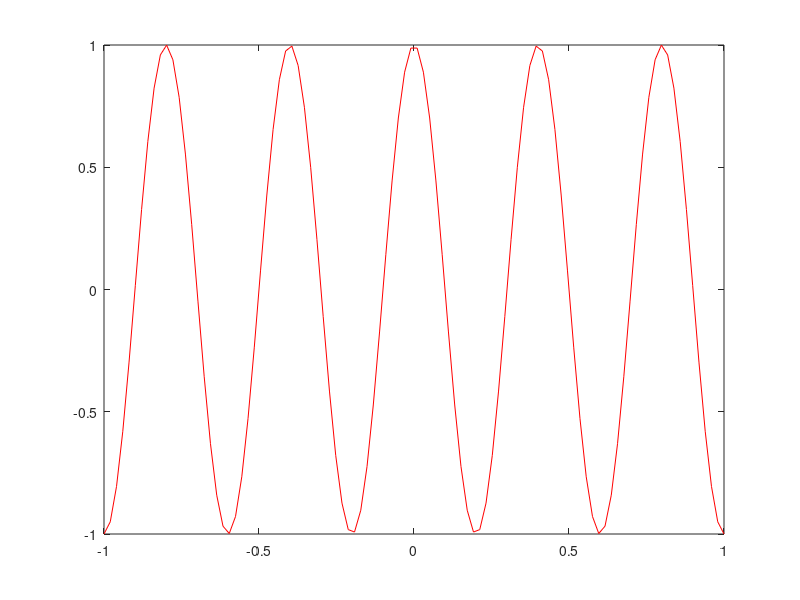
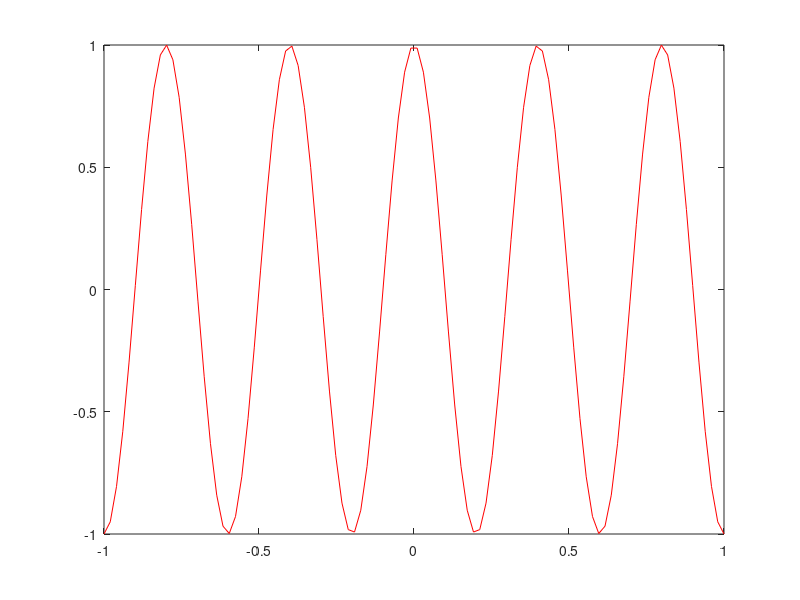

Write MATLAB code to recreate these figures, in order.
% Regression test function (black blox) for FreeMat v svn
% This function is autogenerated by helpgen.
function bbtest_success = bbtest_print
  bbtest_success = 1;
NumErrors = 0;
try
  x = linspace(-1,1);

catch
  NumErrors = NumErrors + 1;
end
try
  y = cos(5*pi*x);

catch
  NumErrors = NumErrors + 1;
end
try
  plot(x,y,'r-');

catch
  NumErrors = NumErrors + 1;
end
try
  print('printfig1.jpg')

catch
  NumErrors = NumErrors + 1;
end
try
  print('printfig1.png')

catch
  NumErrors = NumErrors + 1;
end
if (NumErrors ~= 0) bbtest_success = 0; return; end
